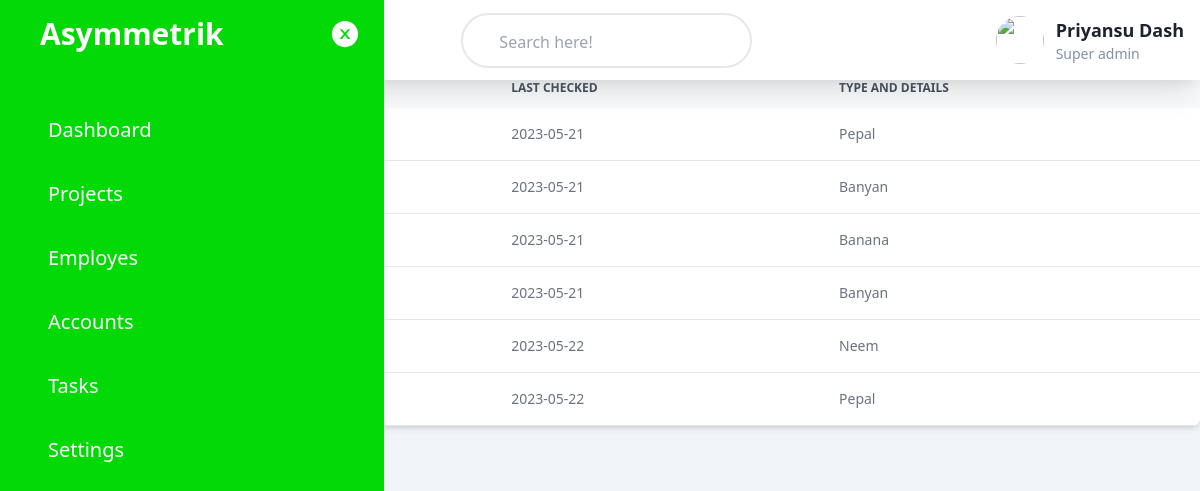
Screenshot of /viewProject/101/ with the database file from the repository.
### myApp/models.py (models this page shows, shortened)
class plant(models.Model):
    plantID=models.IntegerField()
    parentProject=models.IntegerField()
    lastChecked=models.CharField(max_length=200)
    typeDetails=models.CharField(max_length=200)
    plantStatus=models.CharField(max_length=30)
    healthDetails=models.CharField(max_length=400)
    lat=models.CharField(max_length=40)
    long=models.CharField(max_length=40)

### myApp/views.py (the view)
# urls.py: path('viewProject/<int:id>/',viewProject,name='viewProject'),
def viewProject(request,id):
    proj = project.objects.get(reg=id)
    plnts = plant.objects.filter(parentProject=id)
    m = folium.Map(location=[proj.lat,proj.long], zoom_start=proj.zoomIn)
    marker_cluster = MarkerCluster().add_to(m)
    for plnt in plnts:
        folium.Marker(
            location=[plnt.lat,plnt.long],
            popup=plnt.typeDetails+"\nas of- "+plnt.lastChecked,
            icon=folium.Icon(color=plnt.plantStatus,prefix=""),
        ).add_to(marker_cluster)
    plnt = plant.objects.filter(parentProject=id)
    context = {
        "plant":plnt,
        "map":m._repr_html_()
    }
    return render(request,'projectView.html',context)

### myApp/templates/projectView.html (shortened to what this page needs)
{% extends 'base.html' %}
{% load static %}
{% block content %}
    <div class="relative overflow-x-auto shadow-md sm:rounded-lg">
        <table class="w-full text-sm text-left text-gray-500 dark:text-gray-400">
            <caption class="p-5 text-lg font-semibold text-left text-gray-900 bg-white dark:text-white dark:bg-gray-800">
            </caption>
            <thead class="text-xs text-gray-700 uppercase bg-gray-50 dark:bg-gray-700 dark:text-gray-400">
                <tr>
                    <th scope="col" class="px-6 py-3">
                    </th>
                    <th scope="col" class="px-6 py-3">
                    </th>
                    <th scope="col" class="px-6 py-3">
                        Last checked
                    </th>
                    <th scope="col" class="px-6 py-3">
                        Type and details
                    </th>
            </thead>
            <tbody>
                {% for p in plant %}
                <tr class="bg-white border-b dark:bg-gray-800 dark:border-gray-700">
                    <th scope="row" class="px-6 py-4 font-medium text-gray-900 whitespace-nowrap dark:text-white">
                    </th>
                    <td class="px-6 py-4">
                    </td>
                    <td class="px-6 py-4">
                        {{p.lastChecked}}
                    </td>
                    <td class="px-6 py-4">
                        {{p.typeDetails}}
                    </td>
                </tr>
                {% endfor %}
            </tbody>
        </table>
    </div>
{% endblock  %}

### rows the page displays
plant: lastChecked "2023-05-21", typeDetails "Pepal"
plant: lastChecked "2023-05-21", typeDetails "Banyan"
plant: lastChecked "2023-05-21", typeDetails "Banana"
plant: lastChecked "2023-05-21", typeDetails "Banyan"
plant: lastChecked "2023-05-22", typeDetails "Neem"
plant: lastChecked "2023-05-22", typeDetails "Pepal"
